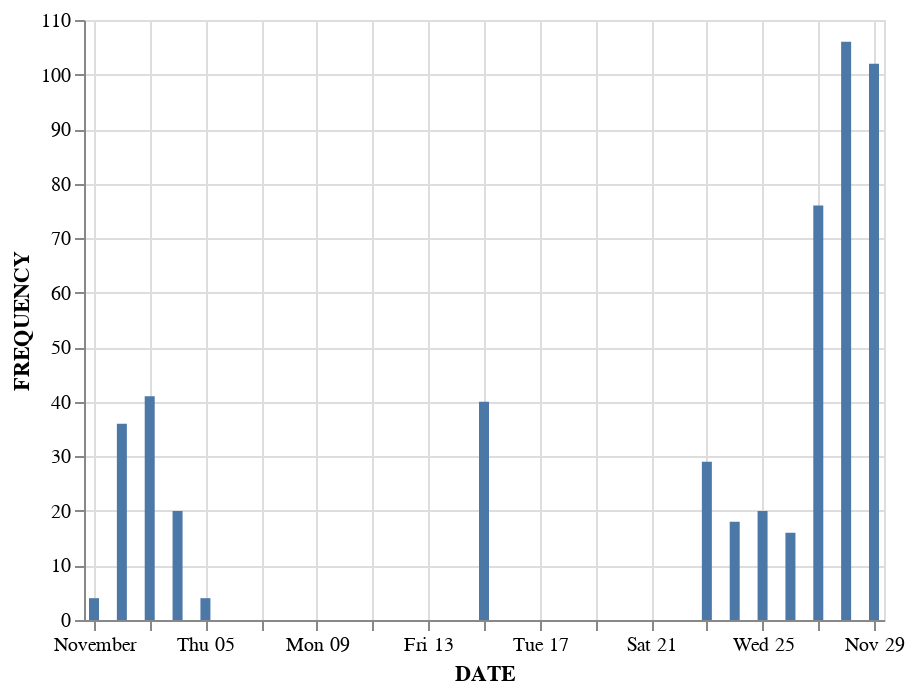

The notebook cell saved with this chart:
### Markdown cell above
#### DRYER

### Code cell
b = temp[temp['MONTH']==11].groupby(['DATE','DRYER_NO']).size().unstack()
b.reset_index(inplace=True)
b.rename(columns={'DATE': 'DATE', 1: 'FREQUENCY'}, inplace=True)

print('Frequency of dryer used per month is: ', b['FREQUENCY'].sum())
alt.Chart(b).mark_bar().encode(
    x='DATE',
    y='FREQUENCY',
)

### Figure 1 — Vega-Lite specification as saved in the notebook (floating-point values rounded to 4 significant figures)
{"config": {"view": {"continuousWidth": 400, "continuousHeight": 300}}, "data": {"name": "data-a4cdd16d260a538abf0dc5306d235488"}, "mark": "bar", "encoding": {"x": {"type": "temporal", "field": "DATE"}, "y": {"type": "quantitative", "field": "FREQUENCY"}}, "$schema": "https://vega.github.io/schema/vega-lite/v4.8.1.json", "datasets": {"data-a4cdd16d260a538abf0dc5306d235488": [{"DATE": "2015-11-01T00:00:00", "FREQUENCY": 4}, {"DATE": "2015-11-02T00:00:00", "FREQUENCY": 36}, {"DATE": "2015-11-03T00:00:00", "FREQUENCY": 41}, {"DATE": "2015-11-04T00:00:00", "FREQUENCY": 20}, {"DATE": "2015-11-05T00:00:00", "FREQUENCY": 4}, {"DATE": "2015-11-15T00:00:00", "FREQUENCY": 40}, {"DATE": "2015-11-23T00:00:00", "FREQUENCY": 29}, {"DATE": "2015-11-24T00:00:00", "FREQUENCY": 18}, {"DATE": "2015-11-25T00:00:00", "FREQUENCY": 20}, {"DATE": "2015-11-26T00:00:00", "FREQUENCY": 16}, {"DATE": "2015-11-27T00:00:00", "FREQUENCY": 76}, {"DATE": "2015-11-28T00:00:00", "FREQUENCY": 106}, {"DATE": "2015-11-29T00:00:00", "FREQUENCY": 102}]}}
